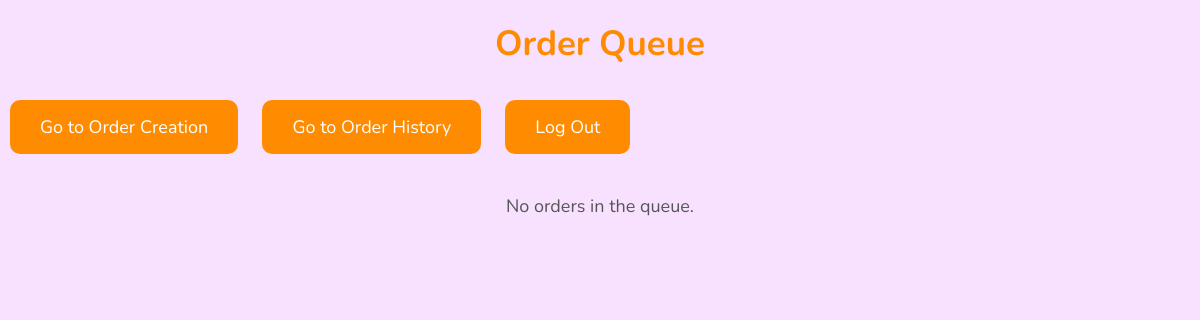
Before: /order_queue/ with the older database file.
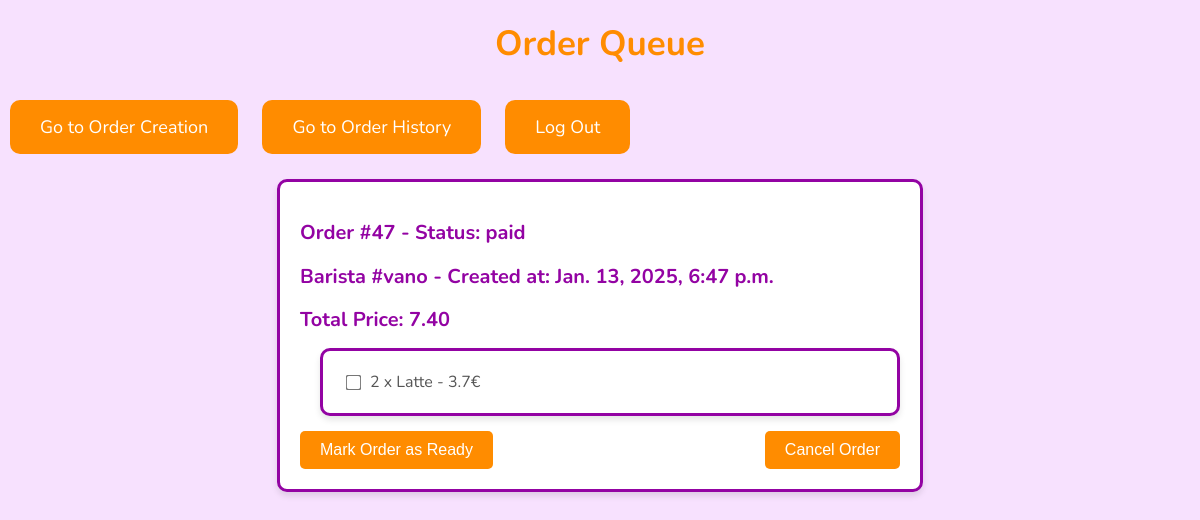
After: the same page with the newer database file.
### stock_management/models.py (models this page shows, shortened)
class Order(models.Model):
    STATUS_CHOICES = (
        ('paid', 'Paid'),
        ('ready', 'Ready'),
        ('cancelled', 'Cancelled'),
    )
    barista =  models.ForeignKey(User, on_delete=models.CASCADE)
    session_id = models.CharField(max_length=255)
    created_at = models.DateTimeField(auto_now_add=True)
    status = models.CharField(max_length=10, choices=STATUS_CHOICES)
    total_price = models.DecimalField(max_digits=10, decimal_places=2)
    products = JSONField()

class User(AbstractUser):
    ROLE_CHOICES = (
        ('admin', 'Administrator'),
        ('barista', 'Barista'),
    )
    role = models.CharField(max_length=10, choices=ROLE_CHOICES)

### stock_management/views.py (the view, shortened to what this page needs)
# urls.py: path('order_queue/', order_queue, name='order_queue'),
def order_queue(request):
    orders = Order.objects.filter(status="paid")
    for order in orders:
        order.parsed_products = []
        for product in order.products:
            product_name = product.get('name')
            quantity = product.get('quantity')
            price = product.get('price')
            order.parsed_products.append({
                "name": product_name,
                "quantity": quantity,
                "price": price,
            })
    return render(request, "order_queue.html", {"orders": orders})

### templates/order_queue.html (shortened to what this page needs)
<!DOCTYPE html>
<html lang="en">
<head>
    {% load static %}
    <link rel="stylesheet" href="{% static 'css/order_queue.css' %}">
</head>
<body>
    <h1>Order Queue</h1>
    <a href="{% url 'order_creation' %}">Go to Order Creation</a>
    <a href="{% url 'order_history' %}">Go to Order History</a>
    <a href="{% url 'login' %}" class="button" id="user_a">Log Out</a>
    {% if orders %}
    <ul>
        {% for order in orders %}
            <li>
                <h2>Order #{{ order.id }} - Status: {{ order.status }}</h2>
                <h2>Barista #{{ order.barista }} - Created at: {{ order.created_at }}</h2>
                <h2>Total Price: {{ order.total_price }}</h2>
                <ul>
                    {% for item in order.parsed_products %}
                        <li>
                            <label>
                                <input type="checkbox" class="item-ready" data-order="{{ order.id }}" data-item="{{ item.name }}" {% if item.status == 'ready' %}checked{% endif %}>
                                {{ item.quantity }} x {{ item.name }} - {{ item.price }}€
                            </label>
                        </li>
                    {% endfor %}
                </ul>
                <form method="POST" class="order-actions">
                    <button type="submit" name="action" value="mark_ready" {% if order.status == 'ready' %}disabled{% endif %}>Mark Order as Ready</button>
                    <button type="submit" name="action" value="cancel_order" {% if order.status == 'cancelled' %}disabled{% endif %}>Cancel Order</button>
                </form>
            </li>
        {% endfor %}
    </ul>
{% else %}
    <p>No orders in the queue.</p>
{% endif %}
</body>
</html>

### static/css/order_queue.css (style rules this page uses)
body { background-color: #f7e1fe; font-family: 'Nunito', sans-serif; margin: 0; padding: 0; }
h1 { color: #ff8c00; font-size: 35px; text-align: center; margin-top: 20px; }
a { background-color: #ff8c00; border: none; text-decoration: none; color: #fff; padding: 15px 30px; font-size: 18px; border-radius: 10px; margin: 10px; cursor: pointer; transition: background-color 0.3s ease; display: inline-block; }
ul { list-style-type: none; padding: 0; margin: 0; }
li { background-color: #fff; border: 3px solid #9303a3; border-radius: 10px; margin: 15px auto; padding: 20px; box-shadow: 0 4px 6px rgba(0, 0, 0, 0.1); transition: transform 0.2s ease-in-out, box-shadow 0.2s ease-in-out; max-width: 600px; }
li h2 { font-size: 20px; color: #9303a3; margin-bottom: 10px; }
li ul { padding-left: 20px; }
li ul li { margin-bottom: 10px; font-size: 16px; color: #555; }
li ul li label { display: flex; align-items: center; }
.item-ready { margin-right: 10px; transform: scale(1.2); cursor: pointer; }
form.order-actions { margin-top: 15px; display: flex; justify-content: space-between; align-items: center; }
button { background-color: #ff8c00; border: none; color: white; padding: 10px 20px; font-size: 16px; border-radius: 5px; cursor: pointer; transition: opacity 0.2s ease-in-out; }

Changed rows visible on the page:
added Order: id "47", status "paid", barista "vano", created_at "Jan. 13, 2025, 6:47 p.m.", total_price "7.40", quantity "2", name "Latte", price "3.7"
Other visible differences:
text no longer shown: "No orders in the queue."
